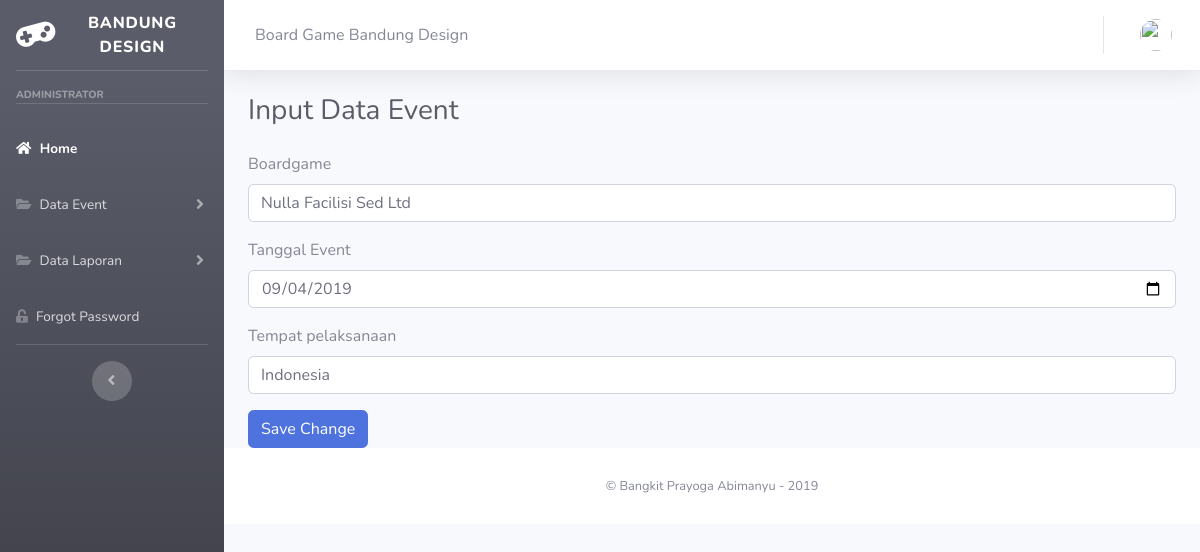
Screenshot of /my-project/user/edit_dataak/1 with the database file from the repository.
### tables this page shows
CREATE TABLE `event_ak` (
  `id` int(11) NOT NULL,
  `boardgame` varchar(128) NOT NULL,
  `tanggal` date NOT NULL,
  `tempat` varchar(128) NOT NULL,
  `status` int(11) NOT NULL,
  `notif` int(11) NOT NULL
);

### my-project/application/controllers/User.php (called while the page is built, shortened)
<?php
class User extends CI_Controller
{
    public function __construct()
    {
        $this->load->model('mdataps');
        $this->load->model('mdatapd');
        $this->load->model('eventAk');
    }
    public function edit_dataak($id)
    {
        $data['user'] = $this->db->get_where('user', ['email' => $this->session->userdata('email')])->row_array();
        $data['data'] = $this->eventAk->edit_dataak($id);
        $this->load->view('templates/header', $data);
        $this->load->view('templates/sidebar', $data);
        $this->load->view('templates/topbar', $data);
        $this->load->view('user/edit_dataak', $data);
        $this->load->view('templates/footer');
    }
}

### my-project/index.php (called while the page is built, shortened)
<?php
require_once BASEPATH.'core/CodeIgniter.php';

### my-project/application/models/EventAk.php (called while the page is built, shortened)
<?php
class eventAk extends CI_Model
{
    function edit_dataak($id)
    {
        return $this->db->get_where('event_ak', ['id' => $id])->row_array();
    }
}

### my-project/application/views/user/edit_dataak.php (the view)
<div class="container-fluid">
    <h1 class="h3 mb-4 text-gray-800"> Input Data Event</h1>
    <section class="content">
        <form method="post" action="<?= base_url() ?>user/update_dataak/<?= $data['id']; ?>">
            <div class="form-group">
                <label>Boardgame</label>
                <input type="text" id="boardgame" name="boardgame" class="form-control" value="<?= $data['boardgame'] ?>">
            </div>
            <div class="form-group">
                <label>Tanggal Event</label>
                <input type="date" id="tanggal" name="tanggal" class="form-control" value="<?= $data['tanggal'] ?>">
            </div>
            <div class="form-group">
                <label>Tempat pelaksanaan</label>
                <input type="text" id="tempat" name="tempat" class="form-control" value="<?= $data['tempat'] ?>">
            </div>
            <button type="submit" class="btn btn-primary">Save Change </button>
        </form>
</div>

### rows the page displays
event_ak: boardgame "Nulla Facilisi Sed Ltd", tanggal "09/04/2019", tempat "Indonesia"
